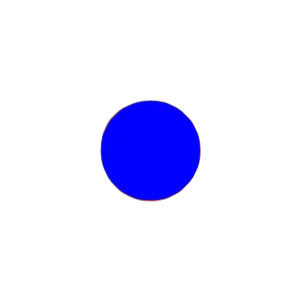
#> input picture backend/python/local_media/panels/layers/test_panel_123/char.webp, 300 x 300 px
$ python -i thumbnail_builder.py   (imports and definitions only)
#> lines starting #> are read from the running program, lines starting #| are printed output that depends on the picture
#> further down, picture is the input picture: PIL image 300x300 RGBA; mean R, G, B, A 0.5, 0.2, 22.4, 22.4
"""
Cover image composer and banner builder.

Composes 16:9 YouTube/comic cover images with character cutouts, glowing borders,
and eye-catching text badges.
"""

from typing import Optional, Tuple
from PIL import Image, ImageDraw, ImageOps, ImageFilter


def _draw_curved_banner(draw: ImageDraw.ImageDraw, text: str, width: int, height: int) -> None:
    """Draws a bold angled text banner at the bottom-left of the cover."""
    banner_box = [30, height - 140, min(width - 30, 30 + len(text) * 22 + 40), height - 40]
    draw.rectangle(banner_box, fill=(230, 20, 40))
    draw.rectangle(banner_box, outline=(255, 255, 255), width=3)
    draw.text((45, height - 110), text.upper(), fill=(255, 255, 255))


def _add_glow_border(picture: Image.Image, color: Tuple[int, int, int] = (255, 215, 0)) -> Image.Image:
    """Adds a subtle glowing inner border to the thumbnail."""
#> called with color = (255, 215, 0)
    w, h = picture.size
#> w = 300; h = 300
    glow = Image.new("RGBA", (w, h), (0, 0, 0, 0))
#> glow: PIL image 300x300 RGBA; every value is 0
    draw = ImageDraw.Draw(glow)
    draw.rectangle([10, 10, w - 10, h - 10], outline=color + (180,), width=6)
    blurred = glow.filter(ImageFilter.GaussianBlur(radius=4))
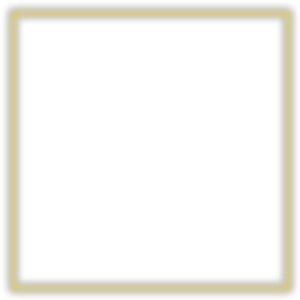
#> blurred: PIL image 300x300 RGBA; mean R, G, B, A 18.7, 15.8, 0, 13.2; transparent parts drawn white
    res = picture.convert("RGBA")
    res.paste(blurred, (0, 0), blurred)
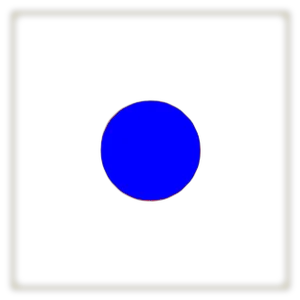
#> res: PIL image 300x300 RGBA; mean R, G, B, A 5.6, 4.5, 22.4, 25.9; transparent parts drawn white
    return res.convert("RGB")
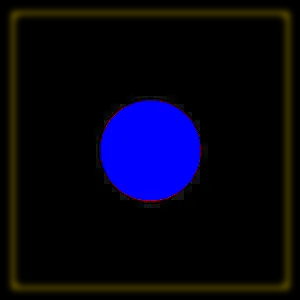
#> returned value: PIL image 300x300 RGB; mean R, G, B 5.6, 4.5, 22.4


def make_cover_image(
    background_picture: Image.Image,
    banner_text: Optional[str] = None,
    character_cutout: Optional[Image.Image] = None,
    width: int = 1280,
    height: int = 720
) -> Image.Image:
    """Builds a complete, professional YouTube/comic cover image with text and glowing borders."""
    canvas = ImageOps.fit(background_picture.convert("RGB"), (width, height))

    if character_cutout:
        cutout_resized = character_cutout.convert("RGBA")
        cutout_w, cutout_h = cutout_resized.size
        scale = (height * 0.9) / max(1, cutout_h)
        new_w, new_h = int(cutout_w * scale), int(cutout_h * scale)
        cutout_resized = cutout_resized.resize((new_w, new_h), Image.Resampling.LANCZOS)
        # Paste on right side
        pos_x = width - new_w - 40
        pos_y = height - new_h
        canvas.paste(cutout_resized, (pos_x, pos_y), cutout_resized)

    if banner_text:
        draw = ImageDraw.Draw(canvas)
        _draw_curved_banner(draw, banner_text, width, height)

    return _add_glow_border(canvas)


__all__ = ["make_cover_image"]

>>> from PIL import Image
>>> picture = Image.open('../../../python/local_media/panels/layers/test_panel_123/char.webp')
>>> result = _add_glow_border(picture)
